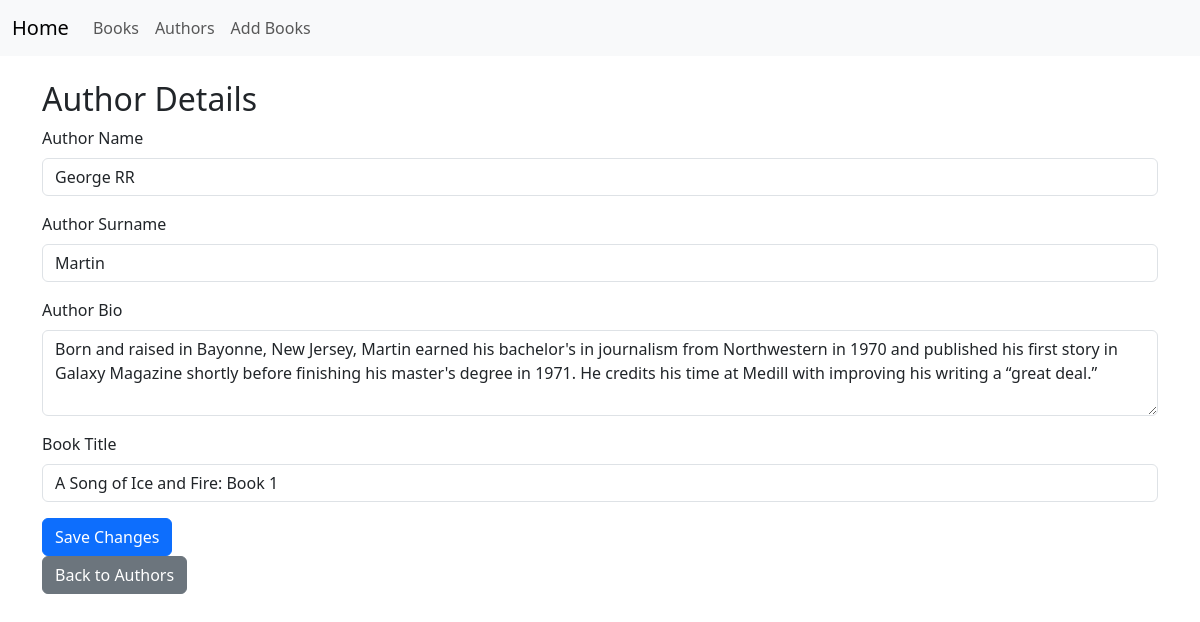
Screenshot of /authors/1 with the database file from the repository.
### app/models.py (models this page shows, shortened)
class Author(db.Model):
    id = db.Column(db.Integer, primary_key=True)
    name = db.Column(db.String(100), nullable=False)
    surname = db.Column(db.String(100), nullable=False)
    bio = db.Column(db.Text)

class Book(db.Model):
    id = db.Column(db.Integer, primary_key=True)
    title = db.Column(db.String(100), unique=True, nullable=False)
    description = db.Column(db.Text)
    status_id = db.Column(db.Integer, db.ForeignKey('status.id'))
    authors = db.relationship('Author', secondary=book_authors, backref=db.backref('books', lazy='dynamic'))
    status = db.relationship('Status', backref='book_status', lazy=True)

### app/routes.py (the view, shortened to what this page needs)
@app.route('/authors/<int:author_id>', methods=['GET', 'POST'])
def authors_details(author_id):
    author = Author.query.get(author_id)
    return render_template('author_details.html', author=author)

### app/templates/author_details.html (shortened to what this page needs)
{% extends "index.html" %}
{% block content %}
    <h2>Author Details</h2>
    <form method="POST">
        <div class="mb-3">
            <label for="name" class="form-label">Author Name</label>
            <input type="text" class="form-control" id="name" name="name" value="{{ author.name }}" required>
        </div>
        <div class="mb-3">
            <label for="surname" class="form-label">Author Surname</label>
            <input type="text" class="form-control" id="surname" name="surname" value="{{ author.surname }}" required>
        </div>
        <div class="mb-3">
            <label for="bio" class="form-label">Author Bio</label>
            <textarea class="form-control" id="bio" name="bio" rows="3" required>{{ author.bio }}</textarea>
        </div>
        {% for book in author.books %}
            <div class="mb-3">
                <label for="book_title{{ loop.index }}" class="form-label">Book Title</label>
                <input type="text" class="form-control" id="book_title{{ loop.index }}" name="book_title{{ loop.index }}" value="{{ book.title }}" required>
            </div>
        {% endfor %}
        <button type="submit" class="btn btn-primary">Save Changes</button>
    </form>
    <a href="{{ url_for('authors') }}" class="btn btn-secondary">Back to Authors</a>
{% endblock %}

### rows the page displays
Author: name "George RR", surname "Martin", bio "Born and raised in Bayonne, New Jersey, Martin earned his bachelor's in journalism from Northwestern in 1970 and published his first story in Galaxy Magazine shortly before finishing his master's degree in 1971. He credits his time at Medill with improving his writing a “great deal.”"
Book: title "A Song of Ice and Fire: Book 1"
